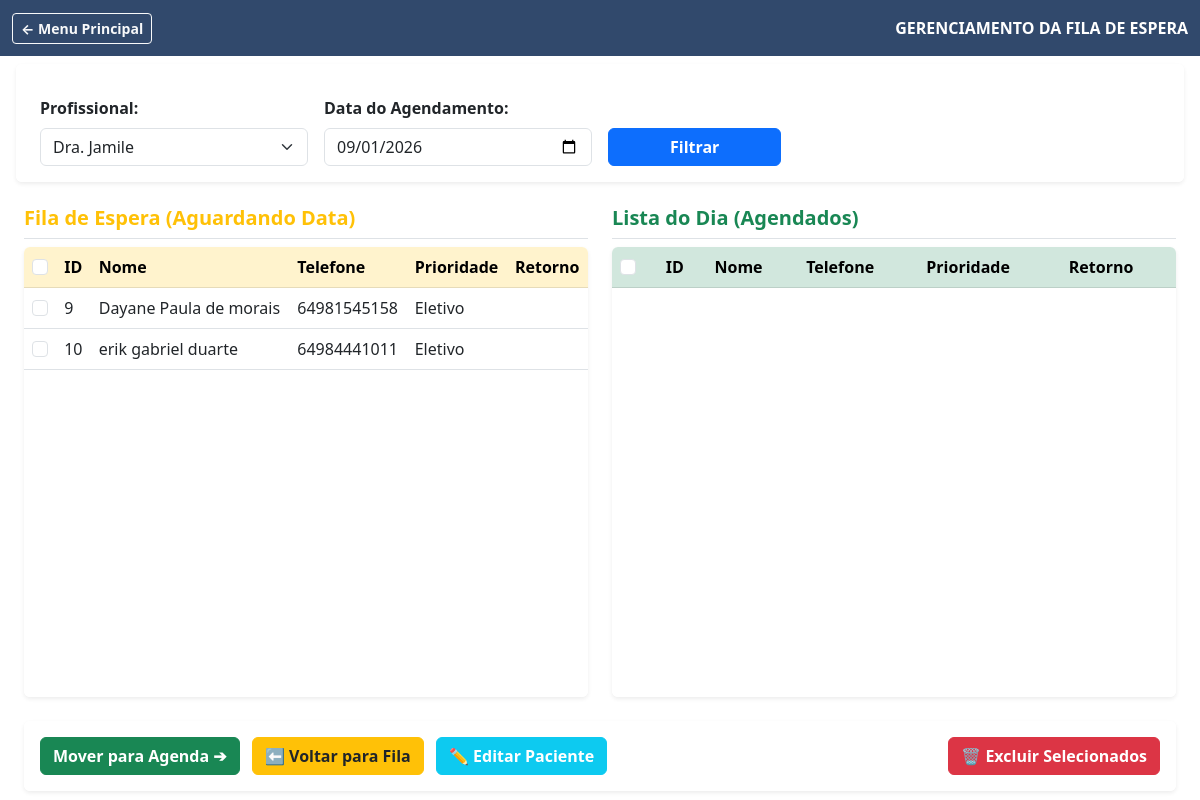
/espera, run on an earlier commit of the app's database.
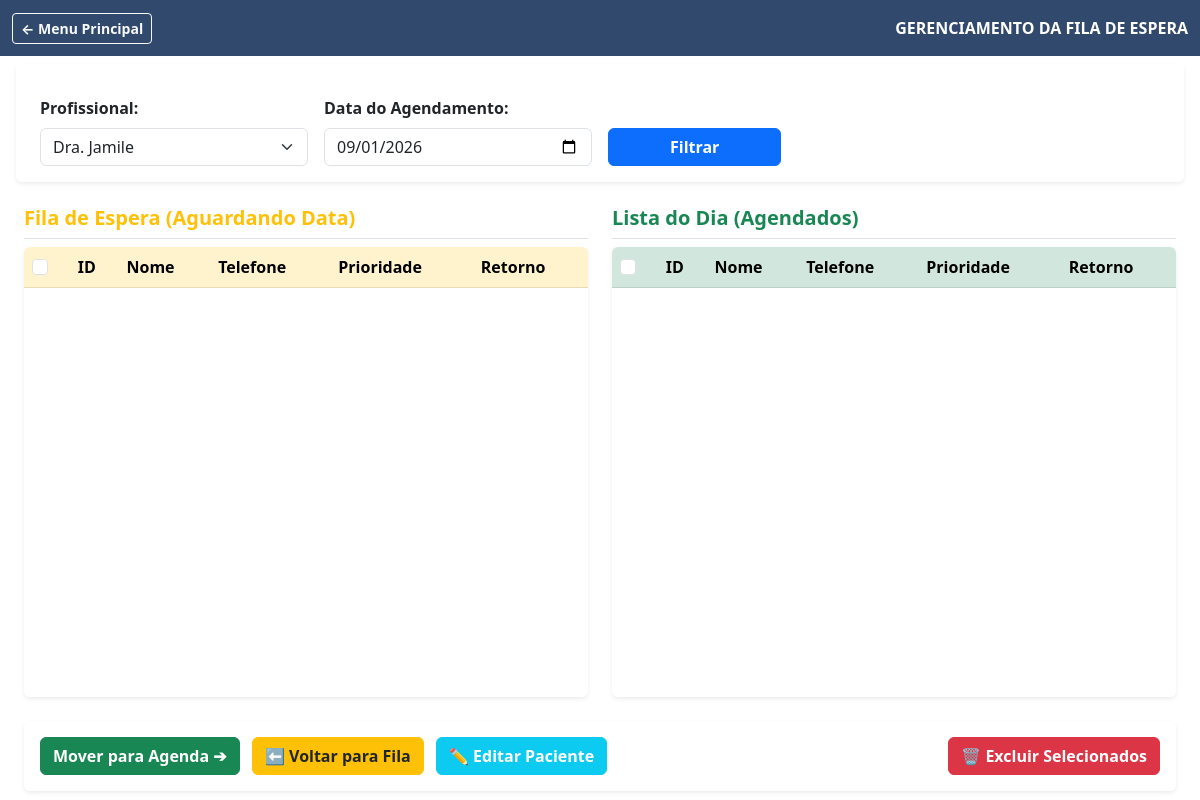
And on a later commit of the database.
### tables this page shows
CREATE TABLE pacientes (
            id INTEGER PRIMARY KEY AUTOINCREMENT,
            nome TEXT NOT NULL,
            telefone TEXT NOT NULL,
            profissional TEXT,
            status TEXT,
            prioridade TEXT,
            atendimento_tipo TEXT DEFAULT 'Primeira Vez',
            data_consulta TEXT
        , status_aviso TEXT DEFAULT 'Nenhum', status_atendimento TEXT DEFAULT 'Agendado');

### routes_espera.py (the view)
@espera_bp.route('/espera')
def tela_espera():
    prof_selecionado = request.args.get('profissional', 'Dra. Jamile')
    data_selecionada = request.args.get('data', datetime.date.today().strftime('%Y-%m-%d'))
    conexao = current_app.conectar_banco()
    cursor = conexao.cursor()
    cursor.execute("""
        SELECT id, nome, telefone, prioridade, atendimento_tipo, profissional
        FROM pacientes WHERE profissional = ? AND status = 'Aguardando'
        ORDER BY CASE prioridade WHEN 'Urgente' THEN 1 WHEN 'Prioritário' THEN 2 ELSE 3 END, id ASC
    """, (prof_selecionado,))
    fila_espera = cursor.fetchall()
    cursor.execute("""
        SELECT id, nome, telefone, prioridade, atendimento_tipo, profissional
        FROM pacientes WHERE profissional = ? AND status = 'Agendado' AND data_consulta = ?
        ORDER BY CASE prioridade WHEN 'Urgente' THEN 1 WHEN 'Prioritário' THEN 2 ELSE 3 END, id ASC
    """, (prof_selecionado, data_selecionada))
    agenda = cursor.fetchall()
    conexao.close()
    return render_template('espera.html', fila=fila_espera, agenda=agenda,
                           prof_atual=prof_selecionado, data_atual=data_selecionada)

### app.py (called while the page is built)
def conectar_banco():
    caminho_banco = os.path.join('database', 'banco.db')
    import sqlite3
    return sqlite3.connect(caminho_banco)

### templates/espera.html (shortened to what this page needs)
<!DOCTYPE html>
<html lang="pt-BR">
<head>
    <link href="https://cdn.jsdelivr.net/npm/bootstrap@5.3.0/dist/css/bootstrap.min.css" rel="stylesheet">
    <link rel="stylesheet" href="{{ url_for('static', filename='estilo.css') }}">
</head>
<body>
    <nav class="navbar navbar-dark" style="background-color: rgba(27, 54, 93, 0.9);">
        <div class="container-fluid">
            <a class="btn btn-outline-light btn-sm fw-bold" href="/">← Menu Principal</a>
            <span class="navbar-text text-white fw-bold">GERENCIAMENTO DA FILA DE ESPERA</span>
        </div>
    </nav>
    <div class="container-fluid mt-4 px-4">
        <form method="GET" action="/espera" class="row g-3 bg-white p-3 shadow-sm rounded mb-4 align-items-end">
            <div class="col-md-3">
                <label class="form-label fw-bold">Profissional:</label>
                <select name="profissional" class="form-select">
                    <option {% if prof_atual == 'Dra. Jamile' %}selected{% endif %}>Dra. Jamile</option>
                </select>
            </div>
            <div class="col-md-3">
                <label class="form-label fw-bold">Data do Agendamento:</label>
                <input type="date" name="data" class="form-control" value="{{ data_atual }}" required>
            </div>
            <div class="col-md-2">
                <button type="submit" class="btn btn-primary w-100 fw-bold">Filtrar</button>
            </div>
        </form>
        <form method="POST" action="/acoes_espera" id="formAcoes">
            <div class="row">
                <div class="col-md-6">
                    <h5 class="text-warning fw-bold border-bottom pb-2">Fila de Espera (Aguardando Data)</h5>
                    <div class="bg-white shadow-sm rounded overflow-auto" style="height: 450px;">
                        <table class="table table-hover align-middle mb-0">
                            <thead class="table-warning sticky-top">
                                <tr>
                                    <th scope="col"><input class="form-check-input" type="checkbox" id="checkAllFila"></th>
                                    <th>ID</th>
                                    <th>Nome</th>
                                    <th>Telefone</th>
                                    <th>Prioridade</th>
                                    <th>Retorno</th>
                                </tr>
                            </thead>
                            <tbody>
                                {% for pac in fila %}
                                <tr>
                                    <td>
                                        <input class="form-check-input pac-check" type="checkbox" name="pacientes_ids" value="{{ pac[0] }}"
                                        data-nome="{{ pac[1] }}" data-tel="{{ pac[2] }}" data-prior="{{ pac[3] }}" data-tipo="{{ pac[4] }}" data-prof="{{ pac[5] }}">
                                    </td>
                                    <td>{{ pac[0] }}</td>
                                    <td>{{ pac[1] }}</td>
                                    <td>{{ pac[2] }}</td>
                                    <td>{{ pac[3] }}</td>
                                    <td>{% if pac[4] == 'Retorno' %}✅{% endif %}</td>
                                </tr>
                                {% endfor %}
                            </tbody>
                        </table>
                    </div>
                </div>
                <div class="col-md-6">
                    <h5 class="text-success fw-bold border-bottom pb-2">Lista do Dia (Agendados)</h5>
                    <div class="bg-white shadow-sm rounded overflow-auto" style="height: 450px;">
                        <table class="table table-hover align-middle mb-0">
                            <thead class="table-success sticky-top">
                                <tr>
                                    <th scope="col"><input class="form-check-input" type="checkbox" id="checkAllAgenda"></th>
                                    <th>ID</th>
                                    <th>Nome</th>
                                    <th>Telefone</th>
                                    <th>Prioridade</th>
                                    <th>Retorno</th>
                                </tr>
                            </thead>
                        </table>
                    </div>
                </div>
            </div>
            <div class="d-flex justify-content-between mt-4 bg-white p-3 shadow-sm rounded">
                <div>
                    <button type="submit" name="acao" value="mover_agenda" class="btn btn-success fw-bold me-2">Mover para Agenda ➔</button>
                    <button type="submit" name="acao" value="voltar_espera" class="btn btn-warning text-dark fw-bold me-2">⬅ Voltar para Fila</button>
                    <button type="button" class="btn btn-info text-white fw-bold" onclick="abrirModalEdicao()">✏️ Editar Paciente</button>
                </div>
                <button type="submit" name="acao" value="excluir" class="btn btn-danger fw-bold" onclick="return confirm('Deletar os pacientes selecionados?');">🗑️ Excluir Selecionados</button>
            </div>
        </form>
    </div>
</body>
</html>

What changed in the data, as far as the page shows it:
removed pacientes: id "9", nome "Dayane Paula de morais", telefone "64981545158", prioridade "Eletivo"
removed pacientes: id "10", nome "erik gabriel duarte", telefone "64984441011", prioridade "Eletivo"
